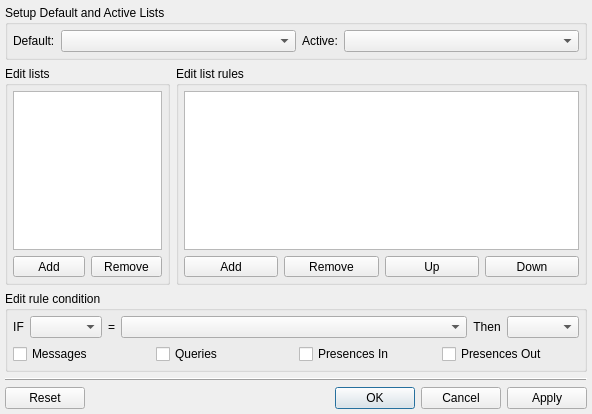
<ui version="4.0" >
 <class>EditListsDialogClass</class>
 <widget class="QDialog" name="EditListsDialogClass" >
  <property name="geometry" >
   <rect>
    <x>0</x>
    <y>0</y>
    <width>592</width>
    <height>414</height>
   </rect>
  </property>
  <property name="windowTitle" >
   <string>PrivacyLists</string>
  </property>
  <layout class="QVBoxLayout" name="verticalLayout_2" >
   <property name="margin" >
    <number>5</number>
   </property>
   <item>
    <widget class="QGroupBox" name="grbDefaults" >
     <property name="sizePolicy" >
      <sizepolicy vsizetype="Preferred" hsizetype="Expanding" >
       <horstretch>0</horstretch>
       <verstretch>0</verstretch>
      </sizepolicy>
     </property>
     <property name="title" >
      <string>Setup Default and Active Lists</string>
     </property>
     <layout class="QVBoxLayout" >
      <property name="margin" >
       <number>5</number>
      </property>
      <item>
       <layout class="QHBoxLayout" >
        <item>
         <widget class="QLabel" name="lblDefault" >
          <property name="text" >
           <string>Default:</string>
          </property>
         </widget>
        </item>
        <item>
         <widget class="QComboBox" name="cmbDefault" >
          <property name="sizePolicy" >
           <sizepolicy vsizetype="Fixed" hsizetype="Expanding" >
            <horstretch>0</horstretch>
            <verstretch>0</verstretch>
           </sizepolicy>
          </property>
         </widget>
        </item>
        <item>
         <widget class="QLabel" name="lblActive" >
          <property name="text" >
           <string>Active:</string>
          </property>
         </widget>
        </item>
        <item>
         <widget class="QComboBox" name="cmbActive" >
          <property name="sizePolicy" >
           <sizepolicy vsizetype="Fixed" hsizetype="Expanding" >
            <horstretch>0</horstretch>
            <verstretch>0</verstretch>
           </sizepolicy>
          </property>
         </widget>
        </item>
       </layout>
      </item>
     </layout>
    </widget>
   </item>
   <item>
    <layout class="QHBoxLayout" name="horizontalLayout_2" >
     <item>
      <widget class="QGroupBox" name="grbLists" >
       <property name="sizePolicy" >
        <sizepolicy vsizetype="Preferred" hsizetype="Preferred" >
         <horstretch>2</horstretch>
         <verstretch>0</verstretch>
        </sizepolicy>
       </property>
       <property name="title" >
        <string>Edit lists</string>
       </property>
       <layout class="QVBoxLayout" >
        <property name="margin" >
         <number>5</number>
        </property>
        <item>
         <widget class="QListWidget" name="ltwLists" />
        </item>
        <item>
         <layout class="QHBoxLayout" >
          <item>
           <widget class="QToolButton" name="tlbAddList" >
            <property name="sizePolicy" >
             <sizepolicy vsizetype="Fixed" hsizetype="Preferred" >
              <horstretch>0</horstretch>
              <verstretch>0</verstretch>
             </sizepolicy>
            </property>
            <property name="text" >
             <string>Add</string>
            </property>
           </widget>
          </item>
          <item>
           <widget class="QToolButton" name="tlbDeleteList" >
            <property name="sizePolicy" >
             <sizepolicy vsizetype="Fixed" hsizetype="Preferred" >
              <horstretch>0</horstretch>
              <verstretch>0</verstretch>
             </sizepolicy>
            </property>
            <property name="text" >
             <string>Remove</string>
            </property>
           </widget>
          </item>
         </layout>
        </item>
       </layout>
      </widget>
     </item>
     <item>
      <widget class="QGroupBox" name="grbRulesList" >
       <property name="sizePolicy" >
        <sizepolicy vsizetype="Preferred" hsizetype="Preferred" >
         <horstretch>5</horstretch>
         <verstretch>0</verstretch>
        </sizepolicy>
       </property>
       <property name="title" >
        <string>Edit list rules</string>
       </property>
       <layout class="QVBoxLayout" name="verticalLayout" >
        <property name="margin" >
         <number>5</number>
        </property>
        <item>
         <widget class="QListWidget" name="ltwRules" >
          <property name="wordWrap" >
           <bool>true</bool>
          </property>
         </widget>
        </item>
        <item>
         <layout class="QHBoxLayout" name="horizontalLayout" >
          <item>
           <widget class="QToolButton" name="tlbAddRule" >
            <property name="sizePolicy" >
             <sizepolicy vsizetype="Fixed" hsizetype="Preferred" >
              <horstretch>0</horstretch>
              <verstretch>0</verstretch>
             </sizepolicy>
            </property>
            <property name="text" >
             <string>Add</string>
            </property>
           </widget>
          </item>
          <item>
           <widget class="QToolButton" name="tlbDeleteRule" >
            <property name="sizePolicy" >
             <sizepolicy vsizetype="Fixed" hsizetype="Preferred" >
              <horstretch>0</horstretch>
              <verstretch>0</verstretch>
             </sizepolicy>
            </property>
            <property name="text" >
             <string>Remove</string>
            </property>
           </widget>
          </item>
          <item>
           <widget class="QToolButton" name="tlbRuleUp" >
            <property name="sizePolicy" >
             <sizepolicy vsizetype="Fixed" hsizetype="Preferred" >
              <horstretch>0</horstretch>
              <verstretch>0</verstretch>
             </sizepolicy>
            </property>
            <property name="text" >
             <string>Up</string>
            </property>
           </widget>
          </item>
          <item>
           <widget class="QToolButton" name="tlbRuleDown" >
            <property name="sizePolicy" >
             <sizepolicy vsizetype="Fixed" hsizetype="Preferred" >
              <horstretch>0</horstretch>
              <verstretch>0</verstretch>
             </sizepolicy>
            </property>
            <property name="text" >
             <string>Down</string>
            </property>
           </widget>
          </item>
         </layout>
        </item>
       </layout>
      </widget>
     </item>
    </layout>
   </item>
   <item>
    <widget class="QGroupBox" name="grbRuleCondition" >
     <property name="title" >
      <string>Edit rule condition</string>
     </property>
     <layout class="QVBoxLayout" >
      <property name="margin" >
       <number>5</number>
      </property>
      <item>
       <layout class="QHBoxLayout" >
        <item>
         <widget class="QLabel" name="lblType" >
          <property name="text" >
           <string>IF</string>
          </property>
          <property name="alignment" >
           <set>Qt::AlignCenter</set>
          </property>
         </widget>
        </item>
        <item>
         <widget class="QComboBox" name="cmbType" />
        </item>
        <item>
         <widget class="QLabel" name="lblEqual" >
          <property name="text" >
           <string>=</string>
          </property>
          <property name="alignment" >
           <set>Qt::AlignCenter</set>
          </property>
         </widget>
        </item>
        <item>
         <widget class="QComboBox" name="cmbValue" >
          <property name="sizePolicy" >
           <sizepolicy vsizetype="Fixed" hsizetype="Expanding" >
            <horstretch>0</horstretch>
            <verstretch>0</verstretch>
           </sizepolicy>
          </property>
         </widget>
        </item>
        <item>
         <widget class="QLabel" name="lblThen" >
          <property name="text" >
           <string>Then</string>
          </property>
          <property name="alignment" >
           <set>Qt::AlignCenter</set>
          </property>
         </widget>
        </item>
        <item>
         <widget class="QComboBox" name="cmbAction" />
        </item>
       </layout>
      </item>
      <item>
       <layout class="QHBoxLayout" >
        <item>
         <widget class="QCheckBox" name="chbMessage" >
          <property name="text" >
           <string>Messages</string>
          </property>
         </widget>
        </item>
        <item>
         <widget class="QCheckBox" name="chbQueries" >
          <property name="text" >
           <string>Queries</string>
          </property>
         </widget>
        </item>
        <item>
         <widget class="QCheckBox" name="chbPresenceIn" >
          <property name="text" >
           <string>Presences In</string>
          </property>
         </widget>
        </item>
        <item>
         <widget class="QCheckBox" name="chbPresenceOut" >
          <property name="text" >
           <string>Presences Out</string>
          </property>
         </widget>
        </item>
       </layout>
      </item>
     </layout>
    </widget>
   </item>
   <item>
    <widget class="QFrame" name="frame" >
     <property name="frameShape" >
      <enum>QFrame::HLine</enum>
     </property>
     <property name="frameShadow" >
      <enum>QFrame::Raised</enum>
     </property>
    </widget>
   </item>
   <item>
    <widget class="QDialogButtonBox" name="dbbButtons" >
     <property name="standardButtons" >
      <set>QDialogButtonBox::Apply|QDialogButtonBox::Cancel|QDialogButtonBox::Ok|QDialogButtonBox::Reset</set>
     </property>
    </widget>
   </item>
  </layout>
 </widget>
 <layoutdefault spacing="6" margin="11" />
 <resources/>
 <connections/>
</ui>
